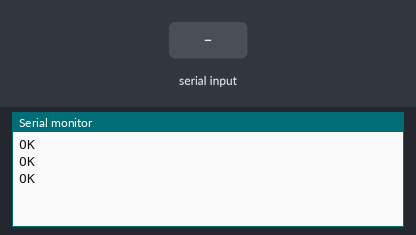
This sketch was run on a simulated Arduino Uno, built with avr-gcc and run on an emulated ATmega328P. Parts: the last lines printed to the serial monitor. The test bench sets the inputs (shaded band). The modem accepts every AT command (registered, SIM ready, sends succeed) and sends nothing else.

Above: at 7.4 s.
7.5 s: "1" received over the second serial link
At 8.2 s:
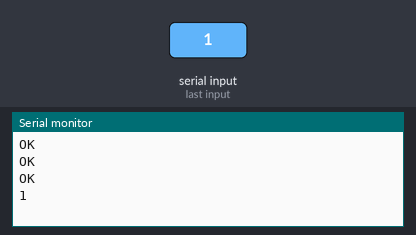
9.0 s: "0" received over the second serial link
At 9.3 s:
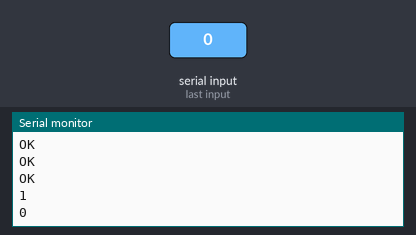
10.5 s: "2" received over the second serial link
At 11.7 s:
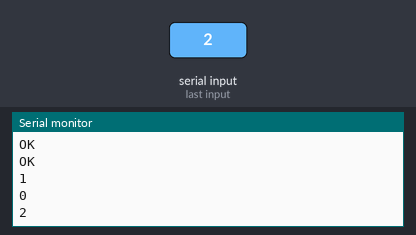

Measured:
- after the input at 7.5 s, the serial monitor: prints a new line at once (image 1)
- after the input at 9.0 s, the serial monitor: prints a new line at once (image 2)
- after the input at 10.5 s, the serial monitor: prints a new line at once (image 3)

The sketch:

remote_arming_and_disarming_test.ino
```cpp
#include <SoftwareSerial.h>

#define ARM_SYSTEM "ARM"
#define DISARM_SYSTEM "DISARM"
#define MAX_NUMBERS 3

SoftwareSerial gsm_serial(8, 7);

String sms_msg = "";

int armed = 0;

String phonenumbers[] = {"+256785343043", "+256785343043", "+256785343043"};

void setup() {
  // put your setup code here, to run once:
  Serial.begin(9600);
  gsm_serial.begin(9600);
  delay(5000);

  gsm_serial.println("AT");
  delay(1000);

  gsm_serial.println("AT+CMGF=1");
  delay(100);

  gsm_serial.println("AT+CNMI=2,2,0,0,0");
  delay(100);
//  Serial.println(ARM_SYSTEM);
}

void loop() {

  if(gsm_serial.available() > 0){
    while(gsm_serial.available() > 0){
      char c = gsm_serial.read();
      sms_msg += c;
      delay(10);
    }
    Serial.println(sms_msg);
//    if(sms_msg.indexOf("ERROR") != -1){
//      Serial.println("GSM_ERROR");
//    }
    if(sms_msg != ""){

      int number_index = sms_msg.indexOf("\"");
      String phone_number = sms_msg.substring(number_index, number_index + 15);
//      Serial.println(phone_number);

      int msg_index = sms_msg.lastIndexOf("\"");
      String msg = sms_msg.substring(msg_index + 3, sms_msg.length() - 2);

      if(validate_phone_number(phone_number) && msg == ARM_SYSTEM){
        armed = 1;
        sendMessage("System Armed", phone_number);
      }
      if(validate_phone_number(phone_number) && msg == DISARM_SYSTEM){
        armed = 0;
        sendMessage("System Disarmed", phone_number);
      }
    }
    sms_msg = "";
  }
}

int validate_phone_number(String phone_number){
  for(int i = 0; i < MAX_NUMBERS; i++){
    if(phone_number == "\"" + phonenumbers[i] + "\"")
      return 1;
  }
  return 0;
}

void sendMessage(String msg, String phone_number){

  gsm_serial.println("AT+CMGS=" + phone_number + "\r");
  delay(1000);
  gsm_serial.println(msg);
  delay(1000);
  gsm_serial.println((char)26);
  delay(1000);

//  gsm_serial.println("AT+CNMI=2,2,0,0,0");
}
```
